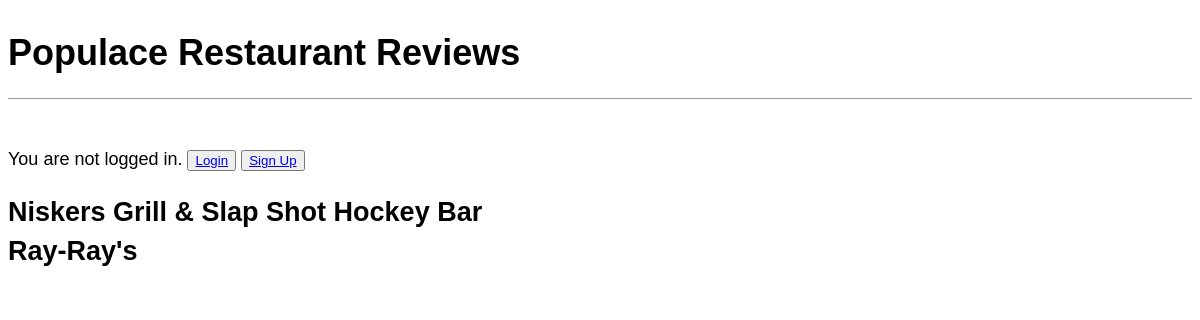
The app's page /, older data.
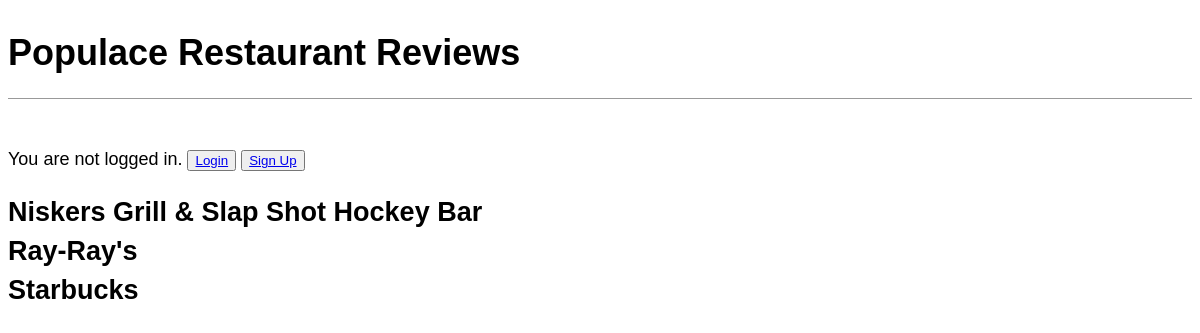
The same page, newer data.
### restaurant/models.py (models this page shows, shortened)
class Restaurant(models.Model):
    restaurant_name = models.CharField(max_length=100)
    created = models.DateTimeField(auto_now_add=True)
    updated = models.DateTimeField(auto_now=True)

### restaurant/views.py (the view)
# urls.py: path("", RestaurantListView.as_view(), name="home"),
class RestaurantListView(ListView):
    model = Restaurant
    template_name = "home.html"

### templates/home.html (shortened to what this page needs)
{% extends 'base.html' %}
{% block content %}
  {% for restaurant in restaurant_list %}
    <div class="post-entry">
      <h2><a href="{% url 'restaurant_detail' restaurant.pk %}">{{ restaurant.restaurant_name }}</a></h2>
    </div>
  {% endfor %}
{% endblock content %}

Row changes from the older to the newer data that the page shows:
added Restaurant: restaurant_name "Starbucks"
